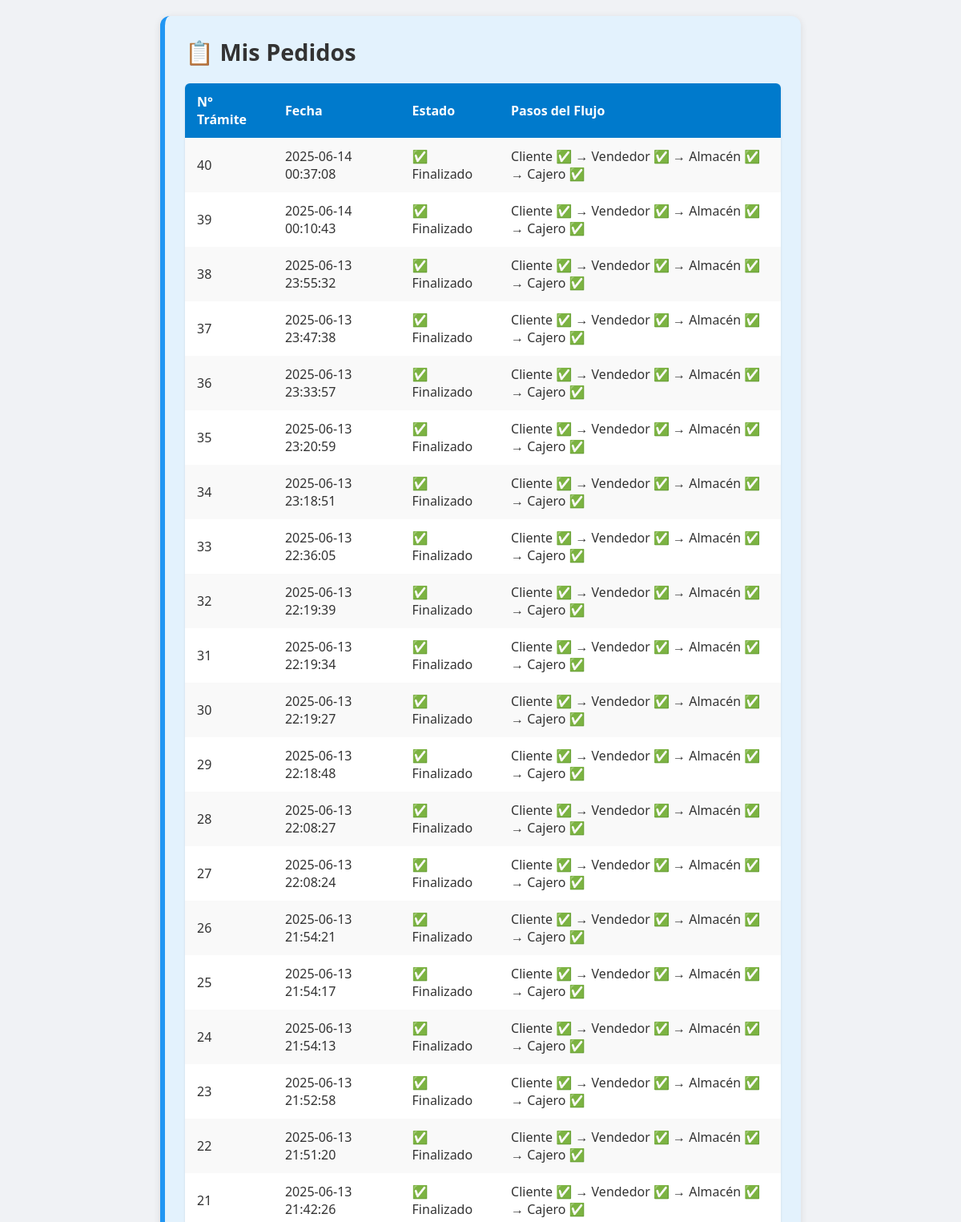
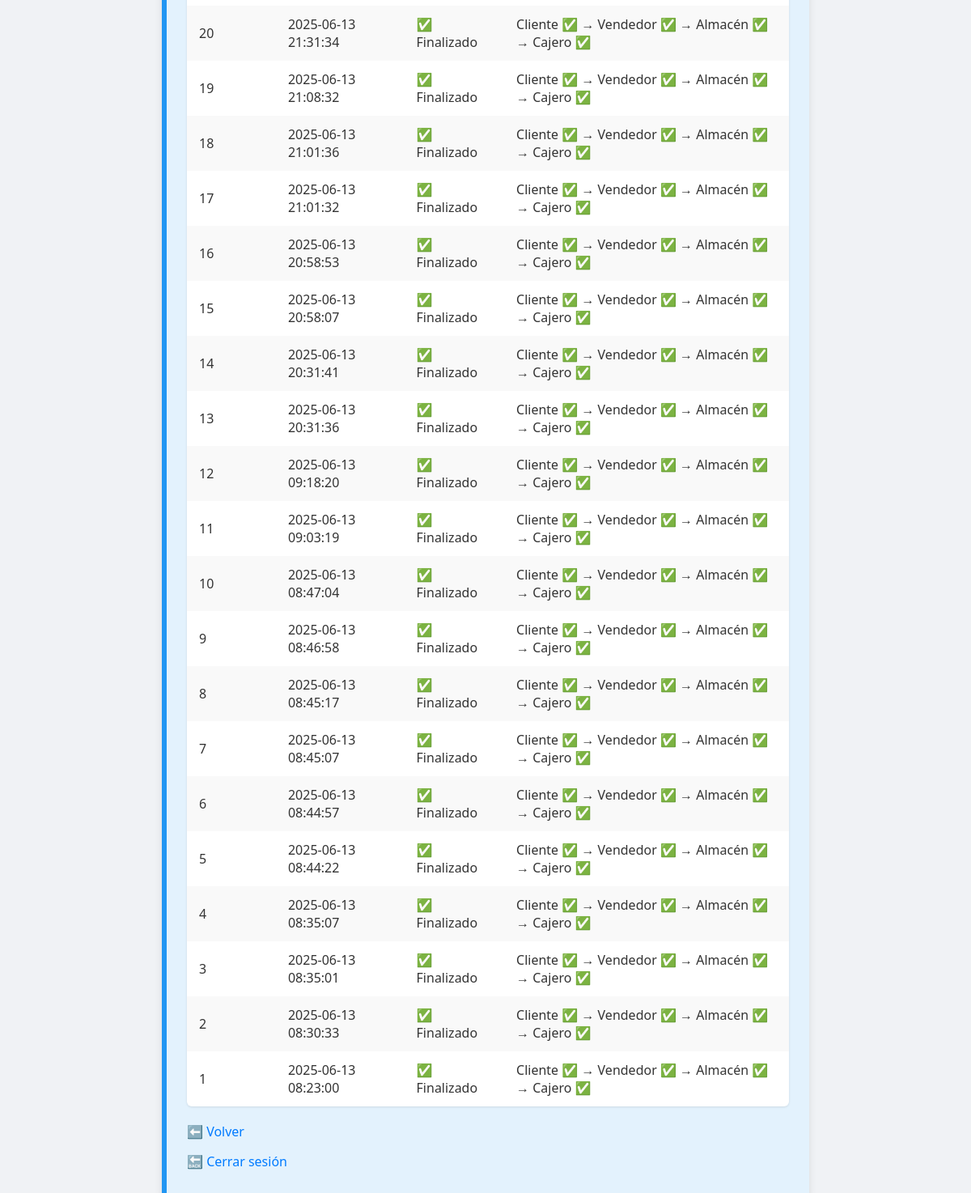
The app's page /usuarios/mis_pedidos.php (signed in) with its own data (2 pictures, top to bottom).
### tables this page shows
CREATE TABLE `tramite` (
  `nro_tramite` int(11) NOT NULL,
  `cliente_id` int(11) DEFAULT NULL,
  `fecha_inicio` datetime DEFAULT NULL,
  `estado` enum('EN_PROCESO','FINALIZADO') DEFAULT 'EN_PROCESO'
);

### usuarios/mis_pedidos.php (the view, shortened to what this page needs)
<?php
include "../conectar.inc.php";
$usuario = $_SESSION["usuario"];
$res = $conn->query("SELECT id FROM usuario WHERE usuario = '$usuario'");
$cliente_id = $res->fetch_assoc()['id'];
$query = "
SELECT t.nro_tramite, t.fecha_inicio, t.estado,
       (SELECT 1 FROM flujoseguimiento WHERE nro_tramite = t.nro_tramite AND proceso = 'confirmaVenta' LIMIT 1) AS vendedor,
       (SELECT 1 FROM flujoseguimiento WHERE nro_tramite = t.nro_tramite AND proceso = 'verificaStock' LIMIT 1) AS almacen,
       (SELECT 1 FROM flujoseguimiento WHERE nro_tramite = t.nro_tramite AND proceso = 'cobraCliente' LIMIT 1) AS cajero
FROM tramite t
WHERE t.cliente_id = $cliente_id
ORDER BY t.nro_tramite DESC
";
$result = $conn->query($query);
?>
<!DOCTYPE html>
<html lang="es">
<head>
    <link rel="stylesheet" href="../css/estilos.css">
</head>
<body>
<div class="panel-cliente">
    <h2>📋 Mis Pedidos</h2>
    <?php if ($result->num_rows > 0): ?>
        <table>
            <tr>
                <th>N° Trámite</th>
                <th>Fecha</th>
                <th>Estado</th>
                <th>Pasos del Flujo</th>
            </tr>
            <?php while ($row = $result->fetch_assoc()): ?>
                <tr>
                    <td><?= $row['nro_tramite'] ?></td>
                    <td><?= $row['fecha_inicio'] ?></td>
                    <td><?= $row['estado'] === 'FINALIZADO' ? '✅ Finalizado' : '🕓 En proceso' ?></td>
                    <td>
                        Cliente ✅ →
                        Vendedor <?= $row['vendedor'] ? '✅' : '⏳' ?> →
                        Almacén <?= $row['almacen'] ? '✅' : '⏳' ?> →
                        Cajero <?= $row['cajero'] ? '✅' : '⏳' ?>
                    </td>
                </tr>
            <?php endwhile; ?>
        </table>
    <?php else: ?>
        <div class="warning">⚠️ Aún no realizaste ningún pedido.</div>
    <?php endif; ?>
    <p><a href="../usuarios/cliente.php">⬅️ Volver</a></p>
    <p><a href="../logout.php">🔙 Cerrar sesión</a></p>
</div>
</body>
</html>

### css/estilos.css (style rules this page uses)
* { margin: 0; padding: 0; box-sizing: border-box; }
body { font-family: 'Segoe UI', Tahoma, Geneva, Verdana, sans-serif; background-color: #f0f2f5; color: #333; padding: 20px; }
.panel-cliente, .panel-vendedor, .panel-almacen, .panel-cajero { max-width: 800px; margin: 0 auto; padding: 25px; border-radius: 12px; box-shadow: 0 2px 10px rgba(0,0,0,0.1); margin-bottom: 30px; }
.panel-cliente { background: #e3f2fd; border-left: 6px solid #2196f3; }
h2 { font-size: 1.8em; margin-bottom: 15px; }
p { margin-bottom: 15px; }
a { text-decoration: none; color: #007bff; font-weight: 500; }
table { width: 100%; border-collapse: collapse; margin: 20px 0; background-color: white; border-radius: 6px; overflow: hidden; box-shadow: 0 1px 3px rgba(0,0,0,0.1); }
th, td { padding: 12px 15px; text-align: left; }
th { background-color: #007acc; color: white; }
tr:nth-child(even) { background-color: #f9f9f9; }

### records on screen
tramite: nro_tramite "40", fecha_inicio "2025-06-14 00:37:08", estado "✅ Finalizado"
tramite: nro_tramite "39", fecha_inicio "2025-06-14 00:10:43", estado "✅ Finalizado"
tramite: nro_tramite "38", fecha_inicio "2025-06-13 23:55:32", estado "✅ Finalizado"
tramite: nro_tramite "37", fecha_inicio "2025-06-13 23:47:38", estado "✅ Finalizado"
tramite: nro_tramite "36", fecha_inicio "2025-06-13 23:33:57", estado "✅ Finalizado"
tramite: nro_tramite "35", fecha_inicio "2025-06-13 23:20:59", estado "✅ Finalizado"
tramite: nro_tramite "34", fecha_inicio "2025-06-13 23:18:51", estado "✅ Finalizado"
tramite: nro_tramite "33", fecha_inicio "2025-06-13 22:36:05", estado "✅ Finalizado"
tramite: nro_tramite "32", fecha_inicio "2025-06-13 22:19:39", estado "✅ Finalizado"
tramite: nro_tramite "31", fecha_inicio "2025-06-13 22:19:34", estado "✅ Finalizado"
tramite: nro_tramite "30", fecha_inicio "2025-06-13 22:19:27", estado "✅ Finalizado"
tramite: nro_tramite "29", fecha_inicio "2025-06-13 22:18:48", estado "✅ Finalizado"
tramite: nro_tramite "28", fecha_inicio "2025-06-13 22:08:27", estado "✅ Finalizado"
tramite: nro_tramite "27", fecha_inicio "2025-06-13 22:08:24", estado "✅ Finalizado"
tramite: nro_tramite "26", fecha_inicio "2025-06-13 21:54:21", estado "✅ Finalizado"
tramite: nro_tramite "25", fecha_inicio "2025-06-13 21:54:17", estado "✅ Finalizado"
tramite: nro_tramite "24", fecha_inicio "2025-06-13 21:54:13", estado "✅ Finalizado"
tramite: nro_tramite "23", fecha_inicio "2025-06-13 21:52:58", estado "✅ Finalizado"
tramite: nro_tramite "22", fecha_inicio "2025-06-13 21:51:20", estado "✅ Finalizado"
tramite: nro_tramite "21", fecha_inicio "2025-06-13 21:42:26", estado "✅ Finalizado"
tramite: nro_tramite "20", fecha_inicio "2025-06-13 21:31:34", estado "✅ Finalizado"
tramite: nro_tramite "19", fecha_inicio "2025-06-13 21:08:32", estado "✅ Finalizado"
tramite: nro_tramite "18", fecha_inicio "2025-06-13 21:01:36", estado "✅ Finalizado"
tramite: nro_tramite "17", fecha_inicio "2025-06-13 21:01:32", estado "✅ Finalizado"
tramite: nro_tramite "16", fecha_inicio "2025-06-13 20:58:53", estado "✅ Finalizado"
tramite: nro_tramite "15", fecha_inicio "2025-06-13 20:58:07", estado "✅ Finalizado"
tramite: nro_tramite "14", fecha_inicio "2025-06-13 20:31:41", estado "✅ Finalizado"
tramite: nro_tramite "13", fecha_inicio "2025-06-13 20:31:36", estado "✅ Finalizado"
tramite: nro_tramite "12", fecha_inicio "2025-06-13 09:18:20", estado "✅ Finalizado"
tramite: nro_tramite "11", fecha_inicio "2025-06-13 09:03:19", estado "✅ Finalizado"
tramite: nro_tramite "10", fecha_inicio "2025-06-13 08:47:04", estado "✅ Finalizado"
tramite: nro_tramite "9", fecha_inicio "2025-06-13 08:46:58", estado "✅ Finalizado"
tramite: nro_tramite "8", fecha_inicio "2025-06-13 08:45:17", estado "✅ Finalizado"
tramite: nro_tramite "7", fecha_inicio "2025-06-13 08:45:07", estado "✅ Finalizado"
tramite: nro_tramite "6", fecha_inicio "2025-06-13 08:44:57", estado "✅ Finalizado"
tramite: nro_tramite "5", fecha_inicio "2025-06-13 08:44:22", estado "✅ Finalizado"
tramite: nro_tramite "4", fecha_inicio "2025-06-13 08:35:07", estado "✅ Finalizado"
tramite: nro_tramite "3", fecha_inicio "2025-06-13 08:35:01", estado "✅ Finalizado"
tramite: nro_tramite "2", fecha_inicio "2025-06-13 08:30:33", estado "✅ Finalizado"
tramite: nro_tramite "1", fecha_inicio "2025-06-13 08:23:00", estado "✅ Finalizado"
